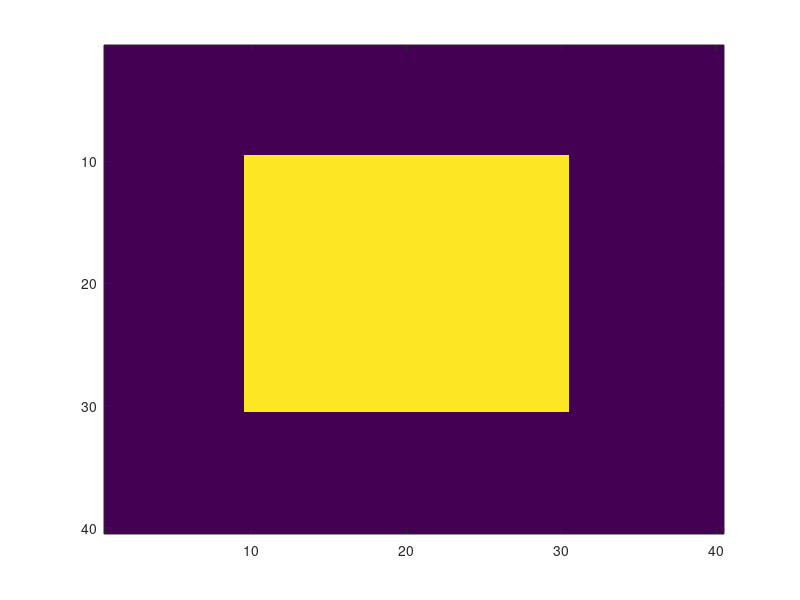

Write MATLAB code to recreate this figure. (Note: this script raises an error after producing the figure.)
% Demo_TV_SB_2D.m 
%
% Demo to solve the 2D constrained total variation image reconstruction
% problem using the Split Bregman formulation. 
%
% The Split Bregman separates L2- and L1-norm functionals in such a way
% that they can be solved analytically in two alternating steps. In the
% first step a quadratic problem is solved using a Gauss-Newton Krylov
% method, and the second step is solved using a shrinkage formula. 
%
% TV_SB_2D.m solves the constrained total variation problem 
% min_u ||grad_x,y u||_1 st. ||Au-f||^2 < delta, where A is a linear
% operator (a matrix) the projects the image u to the data f. The code
% works for general linear inverse problems. It currently expects A to be a
% matrix; it can be easily modified to use A as a MATLAB function by
% changing A and A' for functions that compute forward and adjoint
% operators.
%
% This demo solves the compressed sensing problem for magnetic resonance
% imaging as an exemplar. A is the Fourier transform provided as a matrix
% operator, f is undersampled data, and u is a 2D image.
%
% If you use this code, please, cite the following paper: 
% Abascal JF, Chamorro-Servent J, Aguirre J, Arridge S, Correia T, Ripoll
% J, Vaquero JJ, Desco M. Fluorescence diffuse optical tomography using the
% split Bregman method. Med Phys. 38(11):6275-84, 2011.   
% DOI: http://dx.doi.org/10.1118/1.3656063
%
% Code downloaded from repository: 
% https://github.com/HGGM-LIM/Split-Bregman-Total-Variation-Jacobian-Matrix
% 
% Juan FPJ Abascal, Judit Chamorro-Servent
% Departamento de Bioingeniería e Ingeniería Aeroespacial
% Universidad Carlos III de Madrid, Madrid, Spain
% juanabascal78@gmail.com, juchamser@gmail.com, desco@hggm.es

% This method is a modification of Goldstein'n code mrics.m downloaded from 
% (http://www.ece.rice.edu/~tag7/Tom_Goldstein/Split_Bregman.html), see Tom
% Goldstein and Stanley Osher. The Split Bregman Method for L1-Regularized
% Problems. SIAM J. Imaging Sci., 2(2), 323?43.  

N       = [40 40];  % The image will be NxN
sparsity = .85; % use only 30% on the K-Space data for CS 

% build an image of a square
image = zeros(N);
image(N(1)/4:3*N(1)/4,N(2)/4:3*N(2)/4)=255;
figure; imagesc(abs(image));

% Fourier transform as matrix operator. Change this by a linear operator or
% Jacobian 
A       = kron(fft(eye(N)),fft(eye(N)));

% Build the sampling matrix, R
rand('state',0);
R       = rand(N);
R       = R<sparsity;
R(1,1)  = 1;
R       = R(:); 

% Simulate undersampled data
data    = R.*(A*image(:));

% Recover the image
mu      = 1;
lambda  = 1;
gamma   = 1;
nInner  = 1;
nBreg   = 200;
arr_idx = ones(N);
target  = image;
[u,errAll] = TV_SB_2D(A,data,N,mu, lambda, gamma, nInner, nBreg,target,R);

% Display results
figure;
subplot(2,2,1);
imagesc(abs(image)); colormap('gray'); colorbar;
title('Original');
subplot(2,2,2);
imagesc(abs(u)); colormap('gray'); colorbar;
title('Recovered');
subplot(2,2,3);
plot(errAll); axis tight; title(['Sol. error' ]);
%



%%Edit by JiaJiaji on desktop
%%Edit by JiaJiaji on web page
